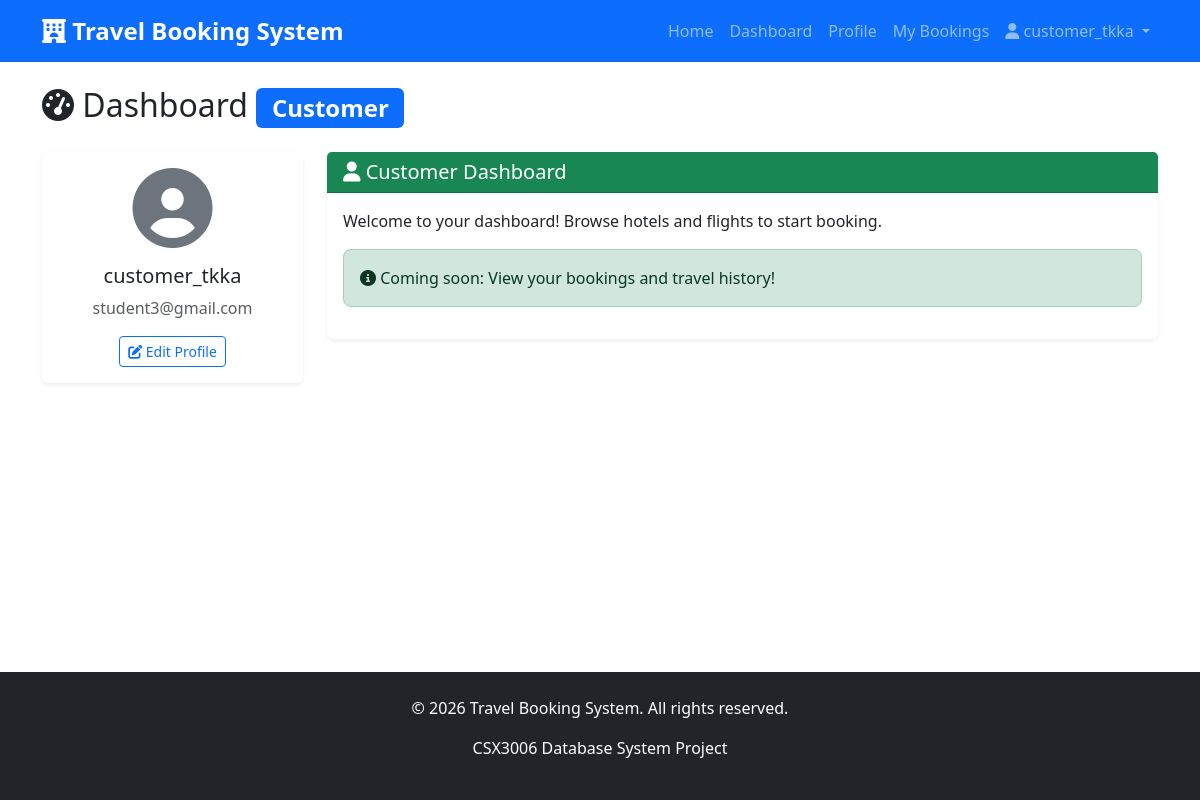
Page /accounts/dashboard/ (signed in) on the committed database.
### accounts/models.py (models this page shows, shortened)
class User(AbstractUser):
    ROLE_CHOICES = [
        ('customer', 'Customer'),
        ('partner', 'Partner Admin'),
        ('admin', 'System Admin'),
    ]
    role = models.CharField(
        max_length=20,
        choices=ROLE_CHOICES,
        default='customer',
        help_text='User role in the system'
    )
    email = models.EmailField(
        unique=True,
        help_text='Email address (must be unique)'
    )
    phone = models.CharField(
        max_length=15,
        blank=True,
        null=True,
        help_text='Contact phone number'
    )
    created_at = models.DateTimeField(auto_now_add=True)
    updated_at = models.DateTimeField(auto_now=True)
    class Meta:
        verbose_name = 'User'
        verbose_name_plural = 'Users'
        ordering = ['-created_at']
    def is_partner(self):
        return self.role == 'partner'
    def is_system_admin(self):
        return self.role == 'admin'

### accounts/views.py (the view)
# urls.py: path('dashboard/', views.dashboard_view, name='dashboard'),
@login_required
def dashboard_view(request):
    context = {
        'user': request.user,
        'role': request.user.role,
    }
    if request.user.is_system_admin():
        context['total_users'] = User.objects.count()
        context['total_customers'] = User.objects.filter(role='customer').count()
        context['total_partners'] = User.objects.filter(role='partner').count()
    elif request.user.is_partner():
        return redirect('partners:partner_dashboard')
    else:
        context['message'] = 'Welcome to your dashboard! Browse hotels and flights to start booking.'
    return render(request, 'accounts/dashboard.html', context)

### templates/accounts/dashboard.html (shortened to what this page needs)
{% extends 'base.html' %}
{% block content %}
<div class="container">
    <h2 class="mb-4">
        <i class="fas fa-tachometer-alt"></i> Dashboard
        <span class="badge bg-primary">{{ user.get_role_display }}</span>
    </h2>
    <div class="row">
        <div class="col-md-3">
            <div class="card mb-3">
                <div class="card-body text-center">
                    {% if user.profile.profile_picture %}
                        <img src="{{ user.profile.profile_picture.url }}" alt="Profile" class="rounded-circle mb-3" style="width: 100px; height: 100px; object-fit: cover;">
                    {% else %}
                        <i class="fas fa-user-circle fa-5x text-secondary mb-3"></i>
                    {% endif %}
                    <h5>{{ user.username }}</h5>
                    <p class="text-muted">{{ user.email }}</p>
                    <a href="{% url 'accounts:profile' %}" class="btn btn-sm btn-outline-primary">
                        <i class="fas fa-edit"></i> Edit Profile
                    </a>
                </div>
            </div>
        </div>
        <div class="col-md-9">
            {% if user.is_system_admin %}
                <div class="card mb-3">
                    <div class="card-header bg-danger text-white">
                        <h5 class="mb-0"><i class="fas fa-crown"></i> System Admin Dashboard</h5>
                    </div>
                    <div class="card-body">
                        <div class="row">
                            <div class="col-md-4">
                                <div class="card bg-primary text-white">
                                    <div class="card-body">
                                        <h3>{{ total_users }}</h3>
                                        <p>Total Users</p>
                                    </div>
                                </div>
                            </div>
                            <div class="col-md-4">
                                <div class="card bg-success text-white">
                                    <div class="card-body">
                                        <h3>{{ total_customers }}</h3>
                                        <p>Customers</p>
                                    </div>
                                </div>
                            </div>
                            <div class="col-md-4">
                                <div class="card bg-info text-white">
                                    <div class="card-body">
                                        <h3>{{ total_partners }}</h3>
                                        <p>Partners</p>
                                    </div>
                                </div>
                            </div>
                        </div>
                        <div class="mt-3">
                            <a href="/admin/" class="btn btn-danger">
                                <i class="fas fa-cog"></i> Go to Admin Panel
                            </a>
                        </div>
                    </div>
                </div>
            {% else %}
                <div class="card mb-3">
                    <div class="card-header bg-success text-white">
                        <h5 class="mb-0"><i class="fas fa-user"></i> Customer Dashboard</h5>
                    </div>
                    <div class="card-body">
                        <p>{{ message }}</p>
                        <div class="alert alert-success">
                            <i class="fas fa-info-circle"></i> Coming soon: View your bookings and travel history!
                        </div>
                    </div>
                </div>
            {% endif %}
        </div>
    </div>
</div>
{% endblock %}

### templates/base.html (shortened to what this page needs)
<!DOCTYPE html>
<html lang="en">
<head>
    <link href="https://cdn.jsdelivr.net/npm/bootstrap@5.3.0/dist/css/bootstrap.min.css" rel="stylesheet">
    <link rel="stylesheet" href="https://cdnjs.cloudflare.com/ajax/libs/font-awesome/6.4.0/css/all.min.css">
    {% load static %}
    <link rel="stylesheet" href="{% static 'css/style.css' %}">
</head>
<body>
    <nav class="navbar navbar-expand-lg navbar-dark bg-primary">
        <div class="container">
            <a class="navbar-brand" href="{% url 'home' %}">
                <i class="fas fa-hotel"></i> Travel Booking System
            </a>
            <div class="collapse navbar-collapse" id="navbarNav">
                <ul class="navbar-nav ms-auto">
                    <li class="nav-item">
                        <a class="nav-link" href="{% url 'home' %}">Home</a>
                    </li>
                    {% if user.is_authenticated %}
                        <li class="nav-item">
                            <a class="nav-link" href="{% url 'accounts:dashboard' %}">Dashboard</a>
                        </li>
                        <li class="nav-item">
                            <a class="nav-link" href="{% url 'accounts:profile' %}">Profile</a>
                        </li>
                        <li class="nav-item">
                            <a class="nav-link" href="{% url 'bookings:my_bookings' %}">My Bookings</a>
                        </li>
                        <li class="nav-item dropdown">
                            <a class="nav-link dropdown-toggle" href="#" id="userDropdown"
                               role="button" data-bs-toggle="dropdown">
                                <i class="fas fa-user"></i> {{ user.get_full_name|default:user.username }}
                            </a>
                        </li>
                    {% endif %}
                </ul>
            </div>
        </div>
    </nav>
    <main class="py-4">
        {% block content %}{% endblock %}
    </main>
    <footer class="bg-dark text-white mt-5 py-4">
        <div class="container text-center">
            <p>&copy; 2026 Travel Booking System. All rights reserved.</p>
            <p>CSX3006 Database System Project</p>
        </div>
    </footer>
</body>
</html>

### static/css/style.css (style rules this page uses)
:root { --primary-color: #0d6efd; --secondary-color: #6c757d; --success-color: #198754; --danger-color: #dc3545; --warning-color: #ffc107; --info-color: #0dcaf0; }
body { font-family: 'Segoe UI', Tahoma, Geneva, Verdana, sans-serif; min-height: 100vh; display: flex; flex-direction: column; }
main { flex: 1; }
.card { transition: transform 0.2s; border: none; box-shadow: 0 0.125rem 0.25rem rgba(0,0,0,0.075); }
.btn { transition: all 0.3s; }
footer { margin-top: auto; }
.navbar-brand { font-weight: bold; font-size: 1.5rem; }
.alert { border-radius: 0.5rem; }

### rows in the picture
User: get_full_name "customer_tkka", role "Customer", username "customer_tkka", email "student3@gmail.com"

### other values in the picture
{{ message }} "Welcome to your dashboard! Browse hotels and flights to start booking."
